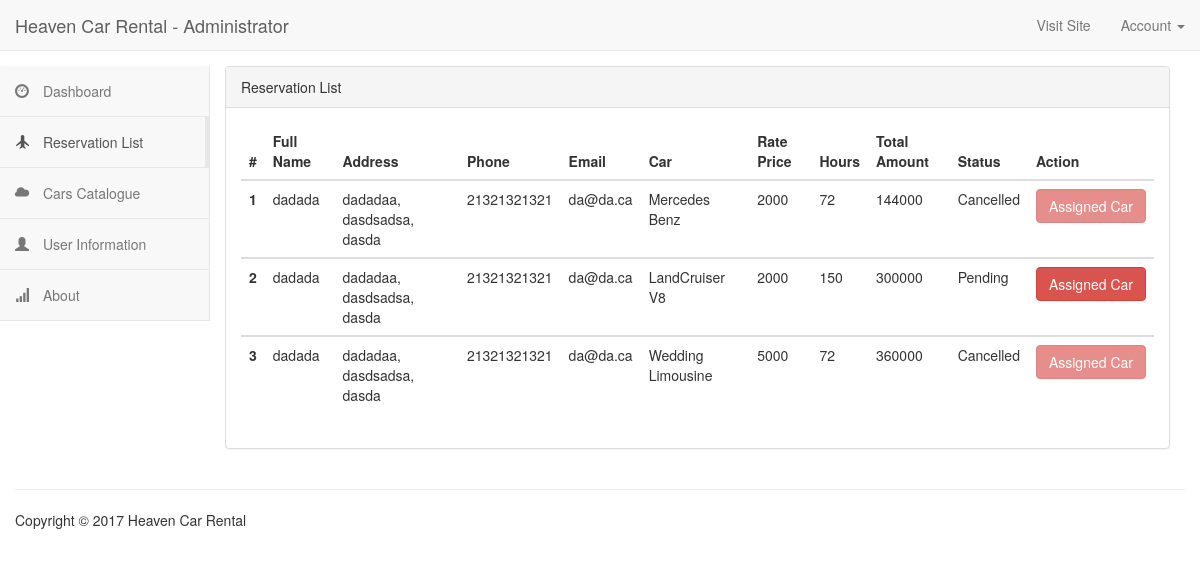
Page /SuperUser/reservation.php (signed in) on the committed database.
### tables this page shows
CREATE TABLE `rent` (
  `rent_id` int(11) NOT NULL,
  `user_id` int(11) NOT NULL,
  `car_id` int(11) NOT NULL,
  `rent_tf` int(11) NOT NULL,
  `total` int(11) NOT NULL,
  `price` int(11) NOT NULL,
  `status` varchar(255) NOT NULL
);

CREATE TABLE `users` (
  `user_id` int(11) NOT NULL,
  `name` varchar(100) NOT NULL,
  `address` varchar(100) NOT NULL,
  `state` varchar(100) NOT NULL,
  `zip` varchar(6) NOT NULL,
  `phone` varchar(12) NOT NULL,
  `email` varchar(100) NOT NULL,
  `password` varchar(100) NOT NULL,
  `admin_rank` int(10) NOT NULL
);

CREATE TABLE `cars` (
  `car_id` int(11) NOT NULL,
  `car_name` varchar(255) NOT NULL,
  `car_type` varchar(255) NOT NULL,
  `image` text NOT NULL,
  `rent_cost` int(11) NOT NULL,
  `capacity` int(11) NOT NULL,
  `status` varchar(255) NOT NULL
);

### SuperUser/reservation.php (the view, shortened to what this page needs)
<?php
include_once '../inc/config.php';
$data2 = mysqli_query($connect, "SELECT r.*, c.car_id, c.car_name, u.user_id, u.name, u.state, u.address, u.zip, u.phone, u.email
FROM users u JOIN
     rent r
     ON u.user_id = r.user_id JOIN
     cars c
     ON c.car_id = r.car_id");
?>
 <!DOCTYPE html>
<html lang="en">
<head>
<?php include_once 'inc/header.php' ?>
					<li><a href="index.php"><span class="glyphicon glyphicon-dashboard"></span> Dashboard</a></li>
					<li class="active"><a href="reservation.php"><span class="glyphicon glyphicon-plane"></span> Reservation List</a></li>
					<li><a href="catalogue.php"><span class="glyphicon glyphicon-cloud"></span> Cars Catalogue</a></li>
					<li><a href="users.php"><span class="glyphicon glyphicon-user"></span> User Information</a></li>
					<li><a href="about.php"><span class="glyphicon glyphicon-signal"></span> About</a></li>
				</ul>
			</div>
		</nav>
	</div>
</div>  		</div>
  		<div class="col-md-10 content">
  			  <div class="panel panel-default">
	<div class="panel-heading">
		Reservation List
	</div>
	<div class="panel-body">
		<table class="table table-hover">
  <thead>
    <tr>
      <th>#</th>
      <th>Full Name</th>
      <th>Address</th>
      <th>Phone</th>
	  <th>Email</th>
	  <th>Car</th>
	  <th>Rate Price</th>
	  <th>Hours</th>
	  <th>Total Amount</th>
	  <th>Status</th>
	  <th>Action</th>
    </tr>
  </thead>
    <?php
  while($rsv = mysqli_fetch_array($data2))
  {
  ?>
  <tbody>
    <tr>
      <th scope="row"><?php echo $rsv['rent_id'];?></th>
      <td><?php echo $rsv['name'];?></td>
      <td><?php echo $rsv['address'];?>, <?php echo $rsv['state'];?>, <?php echo $rsv['zip'];?></td>
      <td><?php echo $rsv['phone'];?></td>
	  <td><?php echo $rsv['email'];?></td>
	  <td><?php echo $rsv['car_name'];?></td>
	  <td><?php echo $rsv['price'];?></td>
	  <td><?php echo $rsv['rent_tf'];?></td>
	  <td><?php echo $rsv['total'];?></td>
	  <td><?php echo $rsv['status'];?></td>
	  <td><form method="post" action="">
	  <?php if($rsv['status'] == "Pending") { ?>
		<button type="submit" name="assign" value="Success" class="btn btn-danger">Assigned Car</button>
		<?php } else { ?>
		<button type="button" class="btn btn-danger disabled">Assigned Car</button>
		<?php } ?>
		</form>
	  </td>
    </tr>
  </tbody>
  <?php } ?>
</table>
	</div>
</div>
  		</div>
<?php include_once 'inc/footer.php'; ?>

### SuperUser/css/style.css (style rules this page uses)
.side-menu .navbar-nav .active a { background-color: transparent; margin-right: -1px; border-right: 5px solid #e7e7e7; }
.side-menu .navbar-nav li { display: block; width: 100%; border-bottom: 1px solid #e7e7e7; }
.side-menu .navbar-nav li a { padding: 15px; }
.side-menu .navbar-nav li a .glyphicon { padding-right: 10px; }

### rows in the picture
rent: rent_id "1", user.name "dadada", user.address "dadadaa", user.state "dasdsadsa", user.zip "dasda", user.phone "21321321321", user.email "da@da.ca", car.car_name "Mercedes Benz", price "2000", rent_tf "72", total "144000", status "Cancelled", shows "Assigned Car"
rent: rent_id "2", user.name "dadada", user.address "dadadaa", user.state "dasdsadsa", user.zip "dasda", user.phone "21321321321", user.email "da@da.ca", car.car_name "LandCruiser V8", price "2000", rent_tf "150", total "300000", status "Pending", shows "Assigned Car"
rent: rent_id "3", user.name "dadada", user.address "dadadaa", user.state "dasdsadsa", user.zip "dasda", user.phone "21321321321", user.email "da@da.ca", car.car_name "Wedding Limousine", price "5000", rent_tf "72", total "360000", status "Cancelled", shows "Assigned Car"
